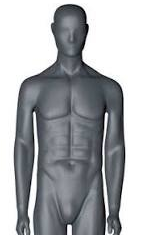
#> input picture assets/mannequin/male_front_raw.png, 145 x 235 px, found by its file name
$ python process_transparent.py
#> lines starting #> are read from the running program, lines starting #| are printed output that depends on the picture
import os
import numpy as np
from PIL import Image

out_dir = os.path.join("assets", "mannequin")

def make_transparent(img_path, out_path, bg_thresh=245):
#> called with img_path = 'assets/mannequin/male_front_raw.png', out_path = 'assets/mannequin/male_front.png', bg_thresh = 245
    img = Image.open(img_path).convert("RGBA")
    data = np.array(img)

    # Canales R, G, B
    r, g, b, a = data[:, :, 0], data[:, :, 1], data[:, :, 2], data[:, :, 3]
#> a: shape (235, 145); every value is 255

    # Los fondos son blancos o casi blancos (> bg_thresh)
    # Suavizar el borde para que no queden halos blancos
    dist_white = np.sqrt((255.0 - r)**2 + (255.0 - g)**2 + (255.0 - b)**2)

    # Si la distancia a blanco es menor a 25, es fondo blanco puro (alpha = 0)
    # Si está entre 25 y 60, rampa suave de alpha (anti-aliasing)
    alpha = np.clip((dist_white - 15.0) / 35.0 * 255.0, 0, 255).astype(np.uint8)

    data[:, :, 3] = alpha

    out_img = Image.fromarray(data, "RGBA")
    out_img.save(out_path, "PNG")
    print(f"Guardado transparente: {out_path} ({out_img.size})")
#| Guardado transparente: assets/mannequin/male_front.png ((145, 235))

# Procesar hombre
make_transparent(os.path.join(out_dir, "male_front_raw.png"), os.path.join(out_dir, "male_front.png"))
make_transparent(os.path.join(out_dir, "male_persp_raw.png"), os.path.join(out_dir, "male_persp.png"))
#> call 2 of make_transparent, with img_path = 'assets/mannequin/male_persp_raw.png', out_path = 'assets/mannequin/male_persp.png', bg_thresh = 245
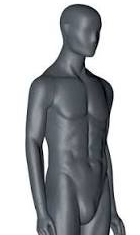
#> input picture assets/mannequin/male_persp_raw.png, 140 x 235 px, found by its file name
#> in make_transparent (call 2), `r, g, b, a = data[:, :, 0], data[:, :, 1], data[:, :, 2], data[:, :, 3]`: a: shape (235, 140); every value is 255
#> in make_transparent (call 2), `dist_white = np.sqrt((255.0 - r)**2 + (255.0 - g)**2 + (255.0 - b)**2)`:
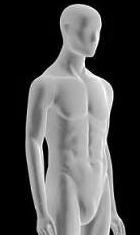
#> dist_white: shape (235, 140) float64; min 0, max 440.5, mean 138; drawn with min black and max white
#| Guardado transparente: assets/mannequin/male_persp.png ((140, 235))
make_transparent(os.path.join(out_dir, "male_side_raw.png"), os.path.join(out_dir, "male_side.png"))
#> call 3 of make_transparent, with img_path = 'assets/mannequin/male_side_raw.png', out_path = 'assets/mannequin/male_side.png', bg_thresh = 245
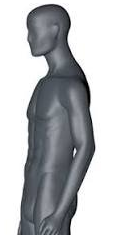
#> input picture assets/mannequin/male_side_raw.png, 140 x 235 px, found by its file name
#> in make_transparent (call 3), `dist_white = np.sqrt((255.0 - r)**2 + (255.0 - g)**2 + (255.0 - b)**2)`:
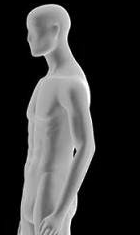
#> dist_white: shape (235, 140) float64; min 0, max 441.7, mean 102.5; drawn with min black and max white
#> in make_transparent (call 3), `alpha = np.clip((dist_white - 15.0) / 35.0 * 255.0, 0, 255).astype(np...`:
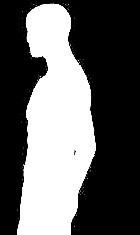
#> alpha: shape (235, 140); min 0, max 255, mean 96.5
#| Guardado transparente: assets/mannequin/male_side.png ((140, 235))

# Generar espejos para hombre
im_persp = Image.open(os.path.join(out_dir, "male_persp.png"))
im_persp.transpose(Image.FLIP_LEFT_RIGHT).save(os.path.join(out_dir, "male_persp_left.png"))
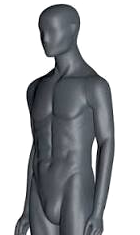
#> saved as male_persp_left.png: PIL image 140x235 RGBA; mean R, G, B, A 173, 175.1, 178.2, 124.2; transparent parts drawn white

im_side = Image.open(os.path.join(out_dir, "male_side.png"))
im_side.transpose(Image.FLIP_LEFT_RIGHT).save(os.path.join(out_dir, "male_side_left.png"))
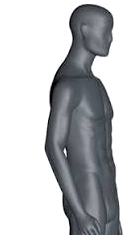
#> saved as male_side_left.png: PIL image 140x235 RGBA; mean R, G, B, A 194, 195.6, 198, 96.5; transparent parts drawn white

# Procesar mujer
make_transparent(os.path.join(out_dir, "female_front_raw.png"), os.path.join(out_dir, "female_front.png"))
#> (the run stopped early here; a loop or call above may not have finished)
